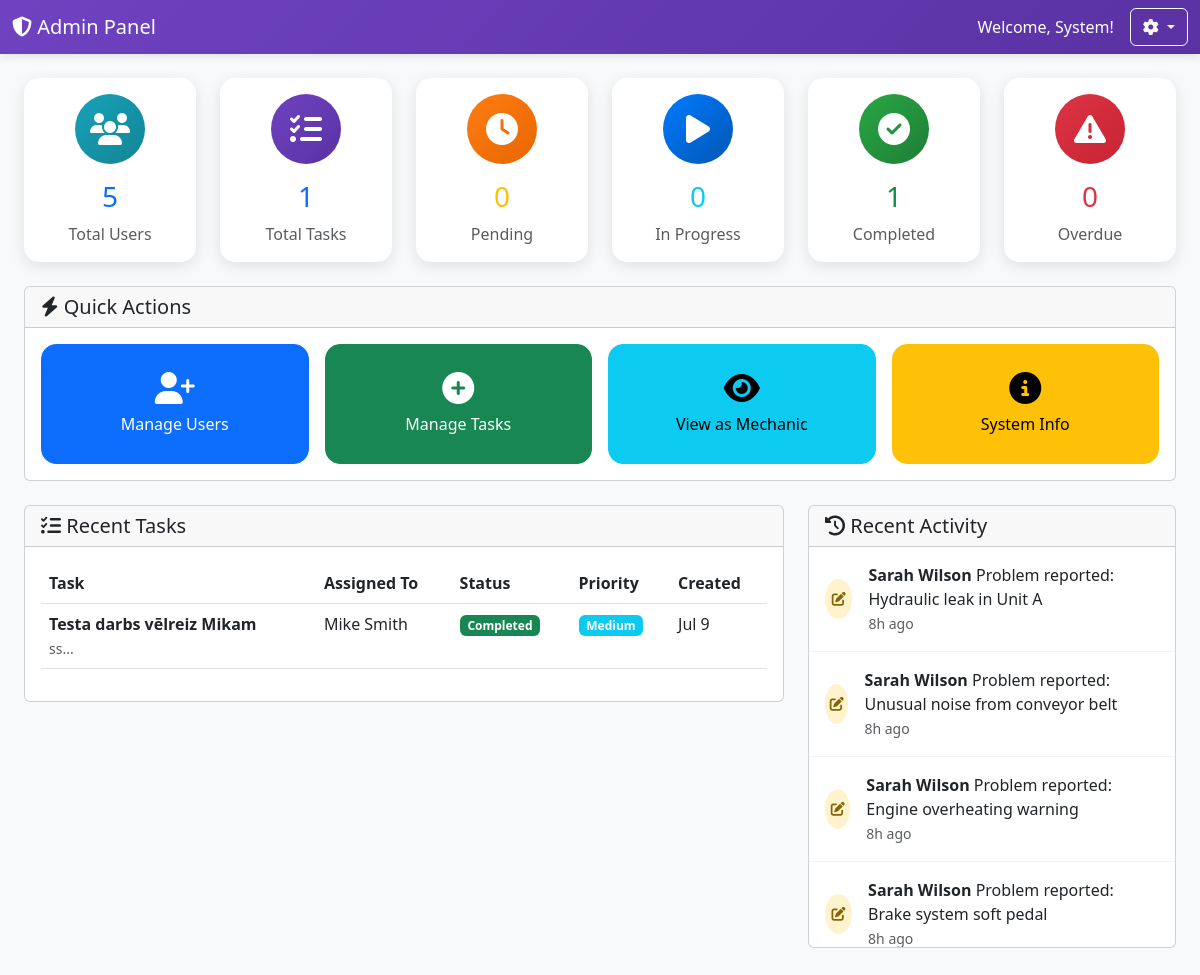
/admin/dashboard.php (signed in), run on an earlier commit of the app's database.
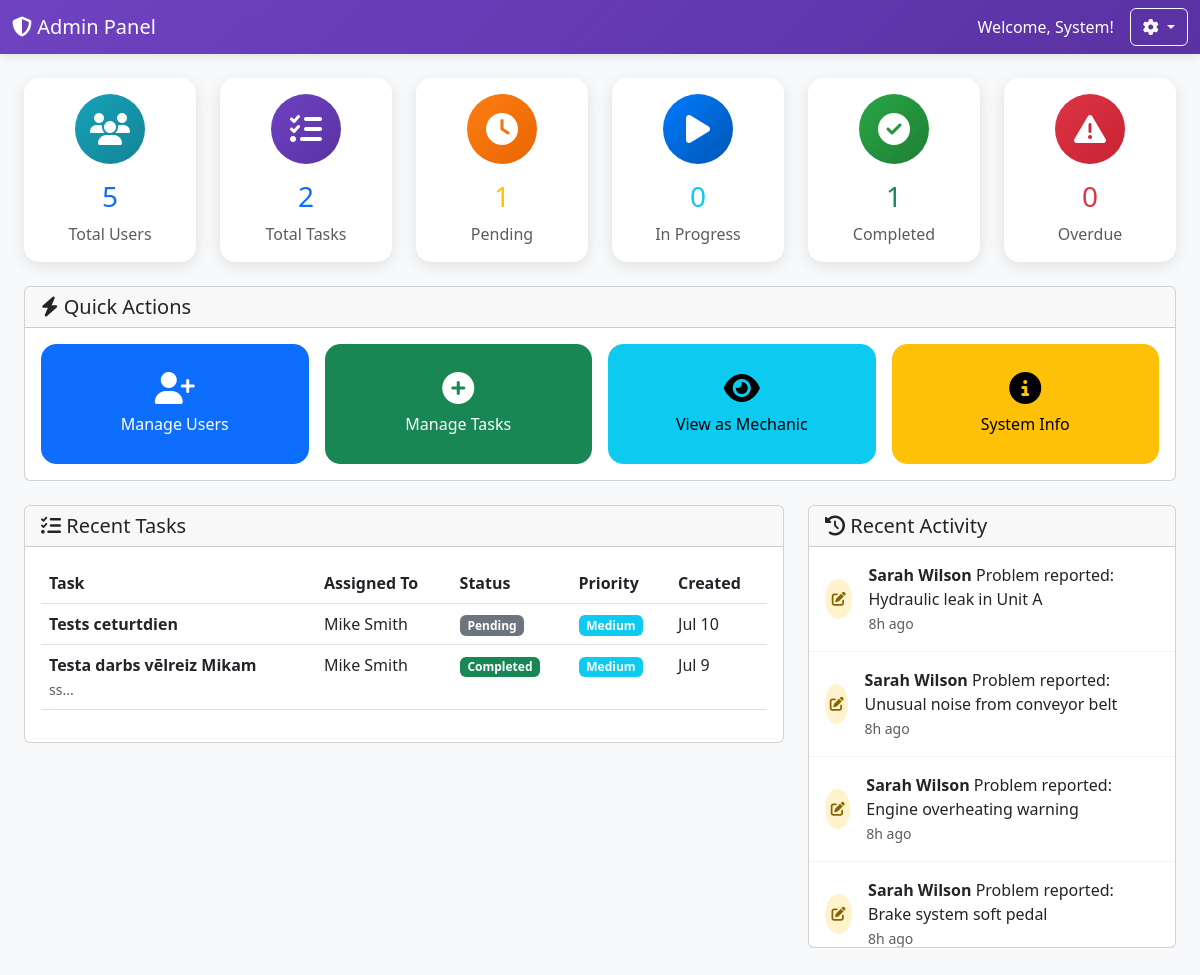
And on a later commit of the database.
### tables this page shows
CREATE TABLE `tasks` (
  `id` int(11) NOT NULL AUTO_INCREMENT,
  `title` varchar(200) NOT NULL,
  `description` text DEFAULT NULL,
  `priority` enum('low','medium','high','urgent') NOT NULL DEFAULT 'medium',
  `status` enum('pending','in_progress','completed','cancelled','on_hold') NOT NULL DEFAULT 'pending',
  `assigned_to` int(11) NOT NULL,
  `assigned_by` int(11) NOT NULL,
  `category` varchar(100) DEFAULT NULL,
  `location` varchar(200) DEFAULT NULL,
  `equipment` varchar(200) DEFAULT NULL,
  `estimated_hours` decimal(5,2) DEFAULT NULL,
  `actual_hours` decimal(5,2) DEFAULT NULL,
  `start_date` timestamp NULL DEFAULT NULL,
  `due_date` timestamp NULL DEFAULT NULL,
  `completed_date` timestamp NULL DEFAULT NULL,
  `progress_percentage` int(3) NOT NULL DEFAULT 0,
  `notes` text DEFAULT NULL,
  `created_at` timestamp NOT NULL DEFAULT current_timestamp(),
  `updated_at` timestamp NOT NULL DEFAULT current_timestamp() ON UPDATE current_timestamp(),
  `attachments` longtext DEFAULT NULL CHECK (json_valid(`attachments`)),
  `tags` varchar(500) DEFAULT NULL,
  PRIMARY KEY (`id`),
  KEY `idx_assigned_to` (`assigned_to`),
  KEY `idx_assigned_by` (`assigned_by`),
  KEY `idx_status` (`status`),
  KEY `idx_priority` (`priority`),
  KEY `idx_due_date` (`due_date`),
  KEY `idx_tasks_status_priority` (`status`,`priority`),
  KEY `idx_tasks_assigned_status` (`assigned_to`,`status`),
  CONSTRAINT `fk_task_assigned_by` FOREIGN KEY (`assigned_by`) REFERENCES `users` (`id`) ON DELETE CASCADE,
  CONSTRAINT `fk_task_assigned_to` FOREIGN KEY (`assigned_to`) REFERENCES `users` (`id`) ON DELETE CASCADE
);

CREATE TABLE `users` (
  `id` int(11) NOT NULL AUTO_INCREMENT,
  `username` varchar(50) NOT NULL,
  `email` varchar(100) NOT NULL,
  `password` varchar(255) NOT NULL,
  `first_name` varchar(50) NOT NULL,
  `last_name` varchar(50) NOT NULL,
  `role` enum('admin','manager','mechanic','operator') NOT NULL DEFAULT 'mechanic',
  `phone` varchar(20) DEFAULT NULL,
  `department` varchar(100) DEFAULT NULL,
  `is_active` tinyint(1) NOT NULL DEFAULT 1,
  `last_login` timestamp NULL DEFAULT NULL,
  `created_at` timestamp NOT NULL DEFAULT current_timestamp(),
  `updated_at` timestamp NOT NULL DEFAULT current_timestamp() ON UPDATE current_timestamp(),
  `profile_image` varchar(255) DEFAULT NULL,
  `preferences` longtext DEFAULT NULL CHECK (json_valid(`preferences`)),
  PRIMARY KEY (`id`),
  UNIQUE KEY `username` (`username`),
  UNIQUE KEY `email` (`email`),
  KEY `idx_role` (`role`),
  KEY `idx_email` (`email`),
  KEY `idx_active` (`is_active`)
);

CREATE TABLE `activity_logs` (
  `id` int(11) NOT NULL AUTO_INCREMENT,
  `user_id` int(11) DEFAULT NULL,
  `action` varchar(100) NOT NULL,
  `table_name` varchar(50) DEFAULT NULL,
  `record_id` int(11) DEFAULT NULL,
  `old_values` longtext DEFAULT NULL CHECK (json_valid(`old_values`)),
  `new_values` longtext DEFAULT NULL CHECK (json_valid(`new_values`)),
  `ip_address` varchar(45) DEFAULT NULL,
  `user_agent` varchar(500) DEFAULT NULL,
  `created_at` timestamp NOT NULL DEFAULT current_timestamp(),
  PRIMARY KEY (`id`),
  KEY `idx_user_id` (`user_id`),
  KEY `idx_action` (`action`),
  KEY `idx_created_at` (`created_at`),
  CONSTRAINT `fk_activity_user` FOREIGN KEY (`user_id`) REFERENCES `users` (`id`) ON DELETE SET NULL
);

### config/database.php (called while the page is built, shortened)
<?php
class Database {
    private static $instance = null;
    private $connection;
    private function __construct() {
        try {
            $dsn = "mysql:host=" . DB_HOST . ";dbname=" . DB_NAME . ";charset=" . DB_CHARSET;
            $this->connection = new PDO($dsn, DB_USER, DB_PASS, [
                PDO::ATTR_ERRMODE => PDO::ERRMODE_EXCEPTION,
                PDO::ATTR_DEFAULT_FETCH_MODE => PDO::FETCH_ASSOC,
                PDO::ATTR_EMULATE_PREPARES => false
            ]);
            $this->connection->exec("SET time_zone = '+02:00'");
        } catch (PDOException $e) {
            error_log("Database connection failed: " . $e->getMessage());
            die("Database connection failed. Please check configuration.");
        }
    }
    public static function getInstance() {
        if (self::$instance === null) {
            self::$instance = new self();
        }
        return self::$instance;
    }
    public function query($sql, $params = []) {
        try {
            $stmt = $this->connection->prepare($sql);
            $stmt->execute($params);
            return $stmt;
        } catch (PDOException $e) {
            error_log("Database query error: " . $e->getMessage());
            throw new Exception("Database query failed");
        }
    }
    public function fetchAll($sql, $params = []) {
        return $this->query($sql, $params)->fetchAll();
    }
    public function fetchCount($sql, $params = []) {
        return $this->query($sql, $params)->fetchColumn();
    }
}
?>

### config/config.php (called while the page is built, shortened)
<?php
require_once ROOT_PATH . '/config/database.php';
if (!function_exists('timeAgo')) {
    function timeAgo($datetime) {
        $time = time() - strtotime($datetime);
        if ($time < 86400) return floor($time / 3600) . 'h ago';
        return date('M j', strtotime($datetime));
    }
}
?>

### admin/dashboard.php (the view, shortened to what the changed rows need)
<?php
require_once '../config/config.php';
$db = Database::getInstance();
try {
    $stats = [
        'total_users' => $db->fetchCount("SELECT COUNT(*) FROM users WHERE is_active = 1"),
        'total_tasks' => $db->fetchCount("SELECT COUNT(*) FROM tasks"),
        'pending_tasks' => $db->fetchCount("SELECT COUNT(*) FROM tasks WHERE status = 'pending'"),
        'in_progress_tasks' => $db->fetchCount("SELECT COUNT(*) FROM tasks WHERE status = 'in_progress'"),
        'completed_tasks' => $db->fetchCount("SELECT COUNT(*) FROM tasks WHERE status = 'completed'"),
        'overdue_tasks' => $db->fetchCount("SELECT COUNT(*) FROM tasks WHERE due_date < NOW() AND status NOT IN ('completed', 'cancelled')"),
    ];
} catch (Exception $e) {
    error_log("Admin dashboard stats error: " . $e->getMessage());
    $stats = [
        'total_users' => 0,
        'total_tasks' => 0,
        'pending_tasks' => 0,
        'in_progress_tasks' => 0,
        'completed_tasks' => 0,
        'overdue_tasks' => 0,
    ];
}
try {
    $recent_activities = $db->fetchAll(
        "SELECT al.*, u.first_name, u.last_name
         FROM activity_logs al
         LEFT JOIN users u ON al.user_id = u.id
         ORDER BY al.created_at DESC
         LIMIT 10"
    );
} catch (Exception $e) {
    error_log("Admin dashboard activities error: " . $e->getMessage());
    $recent_activities = [];
}
try {
    $recent_tasks = $db->fetchAll(
        "SELECT t.*,
                ua.first_name as assigned_to_name, ua.last_name as assigned_to_lastname,
                ub.first_name as assigned_by_name, ub.last_name as assigned_by_lastname
         FROM tasks t
         LEFT JOIN users ua ON t.assigned_to = ua.id
         LEFT JOIN users ub ON t.assigned_by = ub.id
         ORDER BY t.created_at DESC
         LIMIT 10"
    );
} catch (Exception $e) {
    error_log("Admin dashboard tasks error: " . $e->getMessage());
    $recent_tasks = [];
}
?>
<!DOCTYPE html>
<html lang="en">
<head>
    <link href="https://cdnjs.cloudflare.com/ajax/libs/bootstrap/5.3.0/css/bootstrap.min.css" rel="stylesheet">
    <link href="https://cdnjs.cloudflare.com/ajax/libs/font-awesome/6.4.0/css/all.min.css" rel="stylesheet">
</head>
<body>
    <div class="container-fluid p-4">
        <div class="row g-4 mb-4">
            <div class="col-xl-2 col-lg-4 col-md-6">
                <div class="card stats-card text-center p-3">
                    <div class="stats-icon tasks mx-auto">
                        <i class="fas fa-tasks"></i>
                    </div>
                    <h3 class="text-primary"><?php echo $stats['total_tasks']; ?></h3>
                    <p class="text-muted mb-0">Total Tasks</p>
                </div>
            </div>
            <div class="col-xl-2 col-lg-4 col-md-6">
                <div class="card stats-card text-center p-3">
                    <div class="stats-icon pending mx-auto">
                        <i class="fas fa-clock"></i>
                    </div>
                    <h3 class="text-warning"><?php echo $stats['pending_tasks']; ?></h3>
                    <p class="text-muted mb-0">Pending</p>
                </div>
            </div>
        </div>
        <div class="row">
            <div class="col-lg-8">
                <div class="card">
                    <div class="card-body">
                        <?php if (empty($recent_tasks)): ?>
                        <div class="text-center py-4">
                            <i class="fas fa-tasks fa-3x text-muted mb-3"></i>
                            <h6>No tasks found</h6>
                            <p class="text-muted">Create some tasks to see them here</p>
                        </div>
                        <?php else: ?>
                        <div class="table-responsive">
                            <table class="table table-hover">
                                <thead>
                                    <tr>
                                        <th>Task</th>
                                        <th>Assigned To</th>
                                        <th>Status</th>
                                        <th>Priority</th>
                                        <th>Created</th>
                                    </tr>
                                </thead>
                                <tbody>
                                    <?php foreach ($recent_tasks as $task): ?>
                                    <tr>
                                        <td>
                                            <strong><?php echo htmlspecialchars($task['title']); ?></strong>
                                            <?php if ($task['description']): ?>
                                            <br><small class="text-muted"><?php echo htmlspecialchars(substr($task['description'], 0, 50)); ?>...</small>
                                            <?php endif; ?>
                                        </td>
                                        <td><?php echo htmlspecialchars(($task['assigned_to_name'] ?? '') . ' ' . ($task['assigned_to_lastname'] ?? '')); ?></td>
                                        <td>
                                            <span class="badge bg-<?php echo $task['status'] === 'completed' ? 'success' : ($task['status'] === 'in_progress' ? 'primary' : 'secondary'); ?>">
                                                <?php echo ucfirst(str_replace('_', ' ', $task['status'])); ?>
                                            </span>
                                        </td>
                                        <td>
                                            <span class="badge bg-<?php echo $task['priority'] === 'urgent' ? 'danger' : ($task['priority'] === 'high' ? 'warning' : 'info'); ?>">
                                                <?php echo ucfirst($task['priority']); ?>
                                            </span>
                                        </td>
                                        <td><?php echo date('M j', strtotime($task['created_at'])); ?></td>
                                    </tr>
                                    <?php endforeach; ?>
                                </tbody>
                            </table>
                        </div>
                        <?php endif; ?>
                    </div>
                </div>
            </div>
            <div class="col-lg-4">
                <div class="card">
                    <div class="card-body p-0" style="max-height: 400px; overflow-y: auto;">
                        <?php if (empty($recent_activities)): ?>
                        <div class="text-center py-4">
                            <i class="fas fa-clock fa-2x text-muted mb-3"></i>
                            <p class="text-muted">No recent activity</p>
                        </div>
                        <?php else: ?>
                        <?php foreach ($recent_activities as $activity): ?>
                        <div class="activity-item d-flex align-items-center">
                            <div class="activity-icon <?php echo getActivityClass($activity['action']); ?>">
                                <i class="fas fa-<?php echo getActivityIcon($activity['action']); ?>"></i>
                            </div>
                            <div class="flex-grow-1">
                                <div class="activity-content">
                                    <strong><?php echo $activity['first_name'] ? htmlspecialchars($activity['first_name'] . ' ' . $activity['last_name']) : 'System'; ?></strong>
                                    <?php echo htmlspecialchars($activity['action']); ?>
                                </div>
                                <small class="text-muted"><?php echo timeAgo($activity['created_at']); ?></small>
                            </div>
                        </div>
                        <?php endforeach; ?>
                        <?php endif; ?>
                    </div>
                </div>
            </div>
        </div>
    </div>
</body>
</html>
<?php
function getActivityClass($action) {
    if (strpos(strtolower($action), 'task') !== false) return 'task';
    return 'update';
}
function getActivityIcon($action) {
    if (strpos(strtolower($action), 'task') !== false) return 'tasks';
    return 'edit';
}
?>

What changed in the data, as far as the page shows it:
added tasks: title "Tests ceturtdien", assigned_to.last_name "Mike Smith", status "Pending", priority "Medium", created_at "Jul 10"
Also different on the page:
$stats['total_tasks']: "1" → "2"
$stats['pending_tasks']: "0" → "1"
